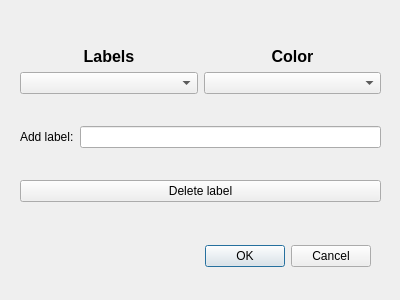
<?xml version="1.0" encoding="UTF-8"?>
<ui version="4.0">
 <class>Dialog</class>
 <widget class="QDialog" name="Dialog">
  <property name="geometry">
   <rect>
    <x>0</x>
    <y>0</y>
    <width>400</width>
    <height>300</height>
   </rect>
  </property>
  <property name="windowTitle">
   <string>Dialog</string>
  </property>
  <widget class="QDialogButtonBox" name="buttonBox">
   <property name="geometry">
    <rect>
     <x>30</x>
     <y>240</y>
     <width>341</width>
     <height>32</height>
    </rect>
   </property>
   <property name="orientation">
    <enum>Qt::Horizontal</enum>
   </property>
   <property name="standardButtons">
    <set>QDialogButtonBox::Cancel|QDialogButtonBox::Ok</set>
   </property>
  </widget>
  <widget class="QWidget" name="verticalLayoutWidget">
   <property name="geometry">
    <rect>
     <x>20</x>
     <y>20</y>
     <width>361</width>
     <height>211</height>
    </rect>
   </property>
   <layout class="QVBoxLayout" name="verticalLayout">
    <item>
     <layout class="QHBoxLayout" name="horizontalLayout">
      <item>
       <layout class="QVBoxLayout" name="verticalLayout_2">
        <item>
         <widget class="QLabel" name="label">
          <property name="maximumSize">
           <size>
            <width>16777215</width>
            <height>20</height>
           </size>
          </property>
          <property name="font">
           <font>
            <pointsize>12</pointsize>
            <weight>75</weight>
            <bold>true</bold>
           </font>
          </property>
          <property name="text">
           <string>Labels</string>
          </property>
          <property name="alignment">
           <set>Qt::AlignCenter</set>
          </property>
         </widget>
        </item>
        <item>
         <widget class="QComboBox" name="comboBox"/>
        </item>
       </layout>
      </item>
      <item>
       <layout class="QVBoxLayout" name="verticalLayout_3">
        <item>
         <widget class="QLabel" name="label_2">
          <property name="maximumSize">
           <size>
            <width>16777215</width>
            <height>20</height>
           </size>
          </property>
          <property name="font">
           <font>
            <pointsize>12</pointsize>
            <weight>75</weight>
            <bold>true</bold>
           </font>
          </property>
          <property name="text">
           <string>Color</string>
          </property>
          <property name="alignment">
           <set>Qt::AlignCenter</set>
          </property>
         </widget>
        </item>
        <item>
         <widget class="QComboBox" name="comboBox_2"/>
        </item>
       </layout>
      </item>
     </layout>
    </item>
    <item>
     <layout class="QHBoxLayout" name="horizontalLayout_3">
      <item>
       <widget class="QLabel" name="label_3">
        <property name="text">
         <string>Add label:</string>
        </property>
       </widget>
      </item>
      <item>
       <widget class="QLineEdit" name="lineEdit"/>
      </item>
     </layout>
    </item>
    <item>
     <widget class="QPushButton" name="pushButton">
      <property name="text">
       <string>Delete label</string>
      </property>
     </widget>
    </item>
   </layout>
  </widget>
 </widget>
 <resources/>
 <connections>
  <connection>
   <sender>buttonBox</sender>
   <signal>accepted()</signal>
   <receiver>Dialog</receiver>
   <slot>accept()</slot>
   <hints>
    <hint type="sourcelabel">
     <x>248</x>
     <y>254</y>
    </hint>
    <hint type="destinationlabel">
     <x>157</x>
     <y>274</y>
    </hint>
   </hints>
  </connection>
  <connection>
   <sender>buttonBox</sender>
   <signal>rejected()</signal>
   <receiver>Dialog</receiver>
   <slot>reject()</slot>
   <hints>
    <hint type="sourcelabel">
     <x>316</x>
     <y>260</y>
    </hint>
    <hint type="destinationlabel">
     <x>286</x>
     <y>274</y>
    </hint>
   </hints>
  </connection>
 </connections>
</ui>
